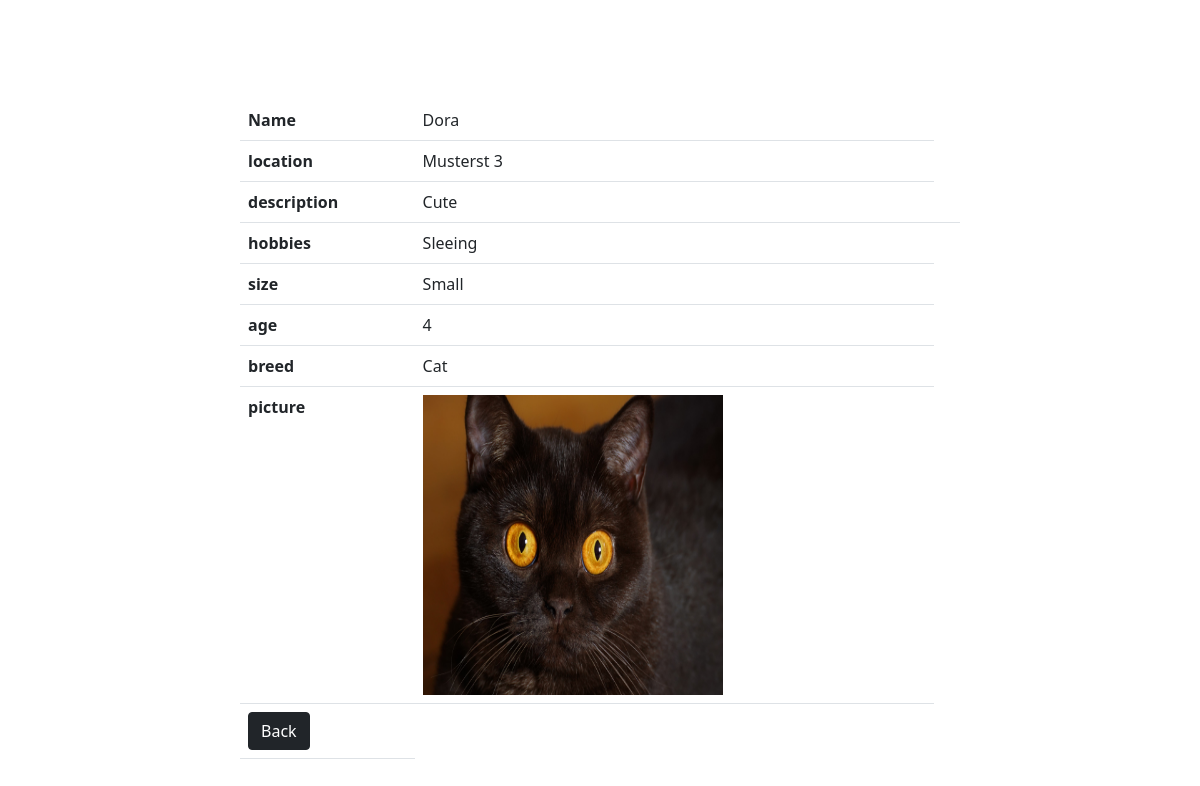
The page /info.php?id=4&previouse_page=home (signed in) on the database its author committed.
### tables this page shows
CREATE TABLE `animals` (
  `id` int(11) NOT NULL,
  `name` varchar(255) NOT NULL,
  `location` varchar(255) NOT NULL,
  `description` varchar(255) NOT NULL,
  `hobbies` varchar(255) NOT NULL,
  `size` varchar(255) NOT NULL,
  `age` int(11) NOT NULL,
  `breed` varchar(255) NOT NULL,
  `pic_animal` varchar(255) DEFAULT NULL
);

### info.php (the view, shortened to what this page needs)
<?php
require_once 'components/db_connect.php';
if (isset($_GET['id'])) {
    $id = $_GET['id'];
    $sql = "SELECT * FROM animals WHERE id = {$id}";
    $result = mysqli_query($connect, $sql);
    if (mysqli_num_rows($result) == 1) {
        $data = mysqli_fetch_assoc($result);
        $name = $data['name'];
        $location = $data['location'];
        $description = $data['description'];
        $hobbies = $data['hobbies'];
        $size = $data['size'];
        $age = $data['age'];
        $breed = $data['breed'];
        $pic_animal = $data['pic_animal'];
    }
}
?>
<!DOCTYPE html>
<html>
    <head>
        <?php require_once 'components/boot.php'?>
    </head>
    <body>
        <fieldset>
            <form action="actions/a_update.php?id=<?php echo $id ?>" method= "post" enctype="multipart/form-data">
                <table class='table'>
                    <tr>
                        <th>Name</th>
                        <td><?php echo $name ?></td>
                    </tr>
                    <tr>
                        <th>location</th>
                        <td><?php echo $location ?></td>
                    </tr>
                    <tr>
                        <th>description</th>
                        <td><?php echo $description ?><td>
                    </tr>
                    <tr>
                        <th>hobbies</th>
                        <td><?php echo $hobbies ?></td>
                    </tr>
                    <tr>
                        <th>size</th>
                        <td><?php echo $size ?></td>
                    </tr>
                    <tr>
                        <th>age</th>
                        <td><?php echo $age ?></td>
                    </tr>
                    <tr>
                        <th>breed</th>
                        <td><?php echo $breed ?></td>
                    </tr>
                    <tr>
                        <th>picture</th>
                        <td><img  style="width:300px;height:300px;" src="animals/pictures/<?php echo $pic_animal ?>"/></td>
                    </tr>
                    <tr>
                        <?php
                        if($_GET["previouse_page"] == "home")
                        {
                            echo '<td><a href="home.php" name="submit" class="btn btn-dark" type="submit">Back</a></td>';
                        }
                        else{
                            echo '<td><a href="animals/senior.php" name="submit" class="btn btn-dark" type="submit">Back</a></td>';
                        }
                        ?>
                    </tr>
                </table>
            </form>
        </fieldset>
    </body>
</html>

### info.php (style rules this page uses)
fieldset { margin: auto; margin-top: 100px; width: 60% ; }

### rows shown on the page
animals: name "Dora", location "Musterst 3", description "Cute", hobbies "Sleeing", size "Small", age "4", breed "Cat", pic_animal (picture)
